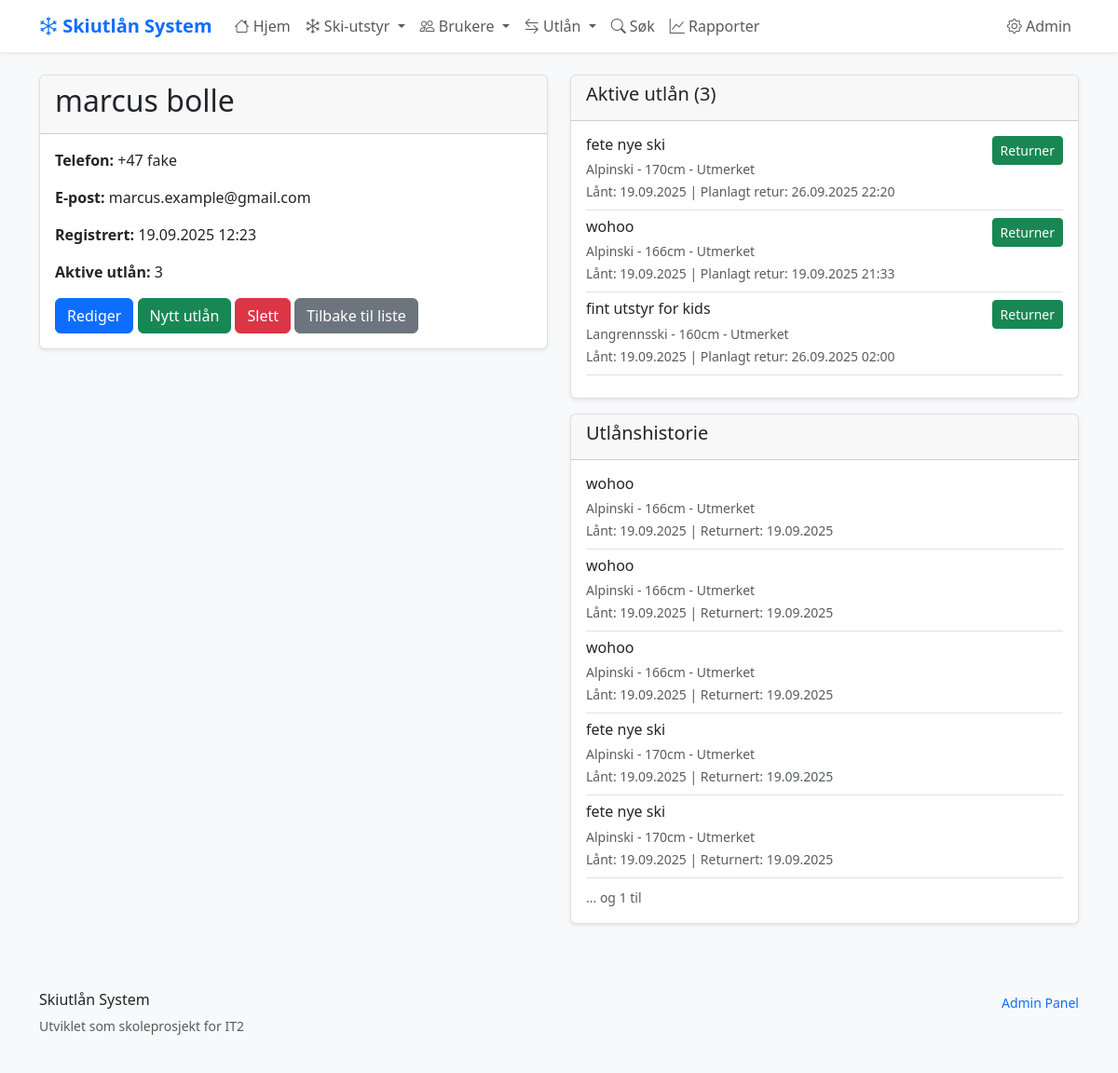
Screenshot of /brukere/1/ with the database file from the repository.
### skiutlan/models.py (models this page shows, shortened)
class Bruker(models.Model):
    fornavn = models.CharField(max_length=50)
    etternavn = models.CharField(max_length=50)
    telefon = models.CharField(
        max_length=15,
        unique=True,  # Hver bruker må ha unikt telefonnummer
        help_text="Telefonnummer med landkode (+47)"
    )
    epost = models.EmailField(blank=True, null=True)
    registrert = models.DateTimeField(auto_now_add=True)
    class Meta:
        verbose_name = "Bruker"
        verbose_name_plural = "Brukere"
        ordering = ['etternavn', 'fornavn']

class Utlan(models.Model):
    bruker = models.ForeignKey(Bruker, on_delete=models.CASCADE)
    ski_item = models.ForeignKey(SkiItem, on_delete=models.CASCADE)
    utlant_dato = models.DateTimeField(auto_now_add=True)
    planlagt_retur = models.DateTimeField()
    returnert_dato = models.DateTimeField(blank=True, null=True)

class SkiItem(models.Model):
    SKI_TYPES = [
        ('alpinski', 'Alpinski'),
        ('langrenn', 'Langrennsski'),
        ('snowboard', 'Snowboard'),
        ('stovler', 'Skistøvler'),
        ('staver', 'Skistaver'),
    ]
    navn = models.CharField(max_length=100, help_text="Navn på ski-elementet")
    type_ski = models.CharField(
        max_length=20,
        choices=SKI_TYPES,
        help_text="Type ski-element"
    )
    storrelse = models.IntegerField(
        validators=[MinValueValidator(1), MaxValueValidator(300)],
        help_text="Størrelse i cm for ski/staver, EU-størrelse for støvler"
    )
    tilstand = models.CharField(
        max_length=20,
        choices=[
            ('utmerket', 'Utmerket'),
            ('god', 'God'),
            ('slitt', 'Slitt'),
            ('reparasjon', 'Trenger reparasjon'),
        ],
        default='god'
    )
    opprettet = models.DateTimeField(auto_now_add=True)
    oppdatert = models.DateTimeField(auto_now=True)
    class Meta:
        verbose_name = "Ski-element"
        verbose_name_plural = "Ski-elementer"
        ordering = ['type_ski', 'storrelse']  # Sorterer automatisk

### skiutlan/views.py (the view)
# urls.py: path('brukere/<int:bruker_id>/', views.bruker_detalj, name='bruker_detalj'),
def bruker_detalj(request, bruker_id):
    bruker = get_object_or_404(Bruker, id=bruker_id)
    alle_utlan = Utlan.objects.filter(bruker=bruker).order_by('-utlant_dato')
    aktive_utlan = alle_utlan.filter(returnert_dato__isnull=True)
    utlan_historie = alle_utlan.filter(returnert_dato__isnull=False)
    context = {
        'bruker': bruker,
        'aktive_utlan': aktive_utlan,
        'utlan_historie': utlan_historie,
        'antall_aktive': aktive_utlan.count()
    }
    return render(request, 'skiutlan/bruker_detalj.html', context)

### skiutlan/templates/skiutlan/bruker_detalj.html (shortened to what this page needs)
{% extends 'skiutlan/base.html' %}
{% block content %}
<div class="row">
    <div class="col-md-6">
        <div class="card">
            <div class="card-header">
                <h2>{{ bruker.fornavn }} {{ bruker.etternavn }}</h2>
            </div>
            <div class="card-body">
                <p><strong>Telefon:</strong> {{ bruker.telefon }}</p>
                <p><strong>E-post:</strong> {{ bruker.epost|default:"Ikke oppgitt" }}</p>
                <p><strong>Registrert:</strong> {{ bruker.registrert|date:"d.m.Y H:i" }}</p>
                <p><strong>Aktive utlån:</strong> {{ antall_aktive }}</p>
                <div class="mt-3">
                    <a href="{% url 'skiutlan:bruker_rediger' bruker.id %}" class="btn btn-primary">Rediger</a>
                    <a href="{% url 'skiutlan:utlan_opprett' %}?bruker={{ bruker.id }}" class="btn btn-success">Nytt utlån</a>
                    <a href="{% url 'skiutlan:bruker_slett' bruker.id %}" class="btn btn-danger">Slett</a>
                    <a href="{% url 'skiutlan:bruker_liste' %}" class="btn btn-secondary">Tilbake til liste</a>
                </div>
            </div>
        </div>
    </div>
    <div class="col-md-6">
        <div class="card">
            <div class="card-header">
                <h5>Aktive utlån ({{ aktive_utlan.count }})</h5>
            </div>
            <div class="card-body">
                {% if aktive_utlan %}
                    {% for utlan in aktive_utlan %}
                        <div class="border-bottom pb-2 mb-2">
                            <div class="d-flex justify-content-between">
                                <div>
                                    <h6 class="mb-1">{{ utlan.ski_item.navn }}</h6>
                                    <small class="text-muted">
                                        {{ utlan.ski_item.get_type_ski_display }} -
                                        {{ utlan.ski_item.storrelse }}{% if utlan.ski_item.type_ski == 'stovler' %}EU{% else %}cm{% endif %} -
                                        {{ utlan.ski_item.get_tilstand_display }}
                                    </small>
                                    <br>
                                    <small class="text-muted">
                                        Lånt: {{ utlan.utlant_dato|date:"d.m.Y" }} | Planlagt retur: {{ utlan.planlagt_retur|date:"d.m.Y H:i" }}
                                    </small>
                                </div>
                                <div>
                                    <a href="{% url 'skiutlan:utlan_marker_returnert' utlan.id %}" class="btn btn-sm btn-success">Returner</a>
                                </div>
                            </div>
                        </div>
                    {% endfor %}
                {% else %}
                    <p class="text-muted">Ingen aktive utlån</p>
                {% endif %}
            </div>
        </div>
        <div class="card mt-3">
            <div class="card-header">
                <h5>Utlånshistorie</h5>
            </div>
            <div class="card-body">
                {% if utlan_historie %}
                    {% for utlan in utlan_historie|slice:":5" %}
                        <div class="border-bottom pb-2 mb-2">
                            <h6 class="mb-1">{{ utlan.ski_item.navn }}</h6>
                            <small class="text-muted">
                                {{ utlan.ski_item.get_type_ski_display }} -
                                {{ utlan.ski_item.storrelse }}{% if utlan.ski_item.type_ski == 'stovler' %}EU{% else %}cm{% endif %} -
                                {{ utlan.ski_item.get_tilstand_display }}
                            </small>
                            <br>
                            <small class="text-muted">
                                Lånt: {{ utlan.utlant_dato|date:"d.m.Y" }} | Returnert: {{ utlan.returnert_dato|date:"d.m.Y" }}
                            </small>
                        </div>
                    {% endfor %}
                    {% if utlan_historie.count > 5 %}
                        <small class="text-muted">... og {{ utlan_historie.count|add:"-5" }} til</small>
                    {% endif %}
                {% else %}
                    <p class="text-muted">Ingen tidligere utlån</p>
                {% endif %}
            </div>
        </div>
    </div>
</div>
{% endblock %}

### skiutlan/templates/skiutlan/base.html (style rules this page uses)
:root { --primary-color: #0d6efd; --secondary-color: #6c757d; --success-color: #198754; --warning-color: #ffc107; --danger-color: #dc3545; }
body { font-family: 'Segoe UI', Tahoma, Geneva, Verdana, sans-serif; background-color: #f8f9fa; }
.card { box-shadow: 0 0.125rem 0.25rem rgba(0, 0, 0, 0.075); border: 1px solid rgba(0, 0, 0, 0.125); }

### rows the page displays
Bruker: fornavn "marcus", etternavn "bolle", telefon "+47 fake", epost "marcus.example@gmail.com", registrert "19.09.2025 12:23"
Utlan: ski_item.navn "fete nye ski", ski_item.type_ski "Alpinski", ski_item.storrelse "170", shows "cm", ski_item.tilstand "Utmerket", utlant_dato "19.09.2025", planlagt_retur "26.09.2025 22:20"
Utlan: ski_item.navn "wohoo", ski_item.type_ski "Alpinski", ski_item.storrelse "166", shows "cm", ski_item.tilstand "Utmerket", utlant_dato "19.09.2025", planlagt_retur "19.09.2025 21:33"
Utlan: ski_item.navn "fint utstyr for kids", ski_item.type_ski "Langrennsski", ski_item.storrelse "160", shows "cm", ski_item.tilstand "Utmerket", utlant_dato "19.09.2025", planlagt_retur "26.09.2025 02:00"
Utlan: ski_item.navn "wohoo", ski_item.type_ski "Alpinski", ski_item.storrelse "166", shows "cm", ski_item.tilstand "Utmerket", utlant_dato "19.09.2025", returnert_dato "19.09.2025"
Utlan: ski_item.navn "wohoo", ski_item.type_ski "Alpinski", ski_item.storrelse "166", shows "cm", ski_item.tilstand "Utmerket", utlant_dato "19.09.2025", returnert_dato "19.09.2025"
Utlan: ski_item.navn "wohoo", ski_item.type_ski "Alpinski", ski_item.storrelse "166", shows "cm", ski_item.tilstand "Utmerket", utlant_dato "19.09.2025", returnert_dato "19.09.2025"
Utlan: ski_item.navn "fete nye ski", ski_item.type_ski "Alpinski", ski_item.storrelse "170", shows "cm", ski_item.tilstand "Utmerket", utlant_dato "19.09.2025", returnert_dato "19.09.2025"
Utlan: ski_item.navn "fete nye ski", ski_item.type_ski "Alpinski", ski_item.storrelse "170", shows "cm", ski_item.tilstand "Utmerket", utlant_dato "19.09.2025", returnert_dato "19.09.2025"

### other values shown
{{ antall_aktive }} "3"
{{ aktive_utlan.count }} "3"
{{ utlan_historie.count|add:"-5" }} "1"
